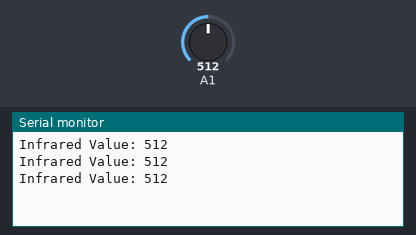
The sketch below on a simulated Arduino Uno, built for the host (arithmetic inside an expression is 32-bit, double 64-bit). Shown: the last lines printed to the serial monitor. Inputs (shaded band) come from the test bench; at power-on: A1 = 512.

Above: at 1.3 s.
1.4 s: A1 set to 716
At 1.9 s:
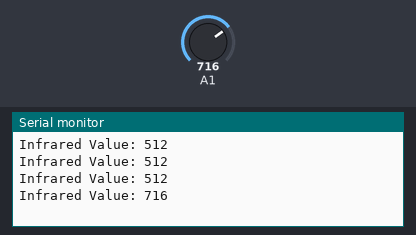
2.9 s: A1 set to 900
At 3.4 s:
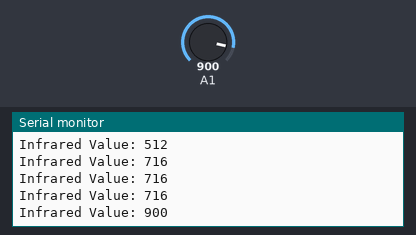
Timing chart, 0 to 5.9 s (numbered marks = the images above; inputs shaded):
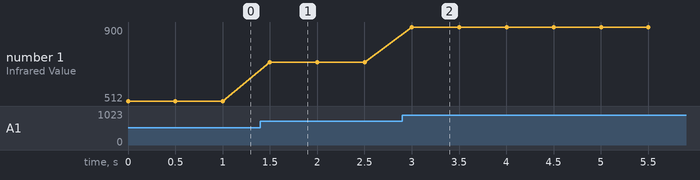

The sketch:

Infrared_Sensor.ino
```cpp
#include "Infrared_Sensor.h"

void setup() {
  Serial.begin(9600);
  setupInfrared();
}

void loop() {
 Serial.print("Infrared Value: ");
 Serial.println(getInfrared());
 delay(500);

}
```

Infrared_Sensor.cpp
```cpp
#include "Infrared_Sensor.h"
#include <Arduino.h>
#include <Wire.h>

#define IR_pin PA1    //Pin for the sensor
#define minSilver 0  //Replace value with the minimum for the Silver tile
#define maxSilver 0  //Replace value with the maximum for the Silver tile

void setupInfrared(){
    pinMode(IR_pin, INPUT);
}

int getInfrared(){
    int g = analogRead(IR_pin);
}

bool isSilver() {
  int val = getInfrared();
  if(val <= maxSilver && val >= minSilver ){
    return true;
  }else {
    return false;
  }
}
```

Infrared_Sensor.h
```cpp
#ifndef INFRARED_SENSOR_H
#define INFRARED_SENSOR_H

#include <Wire.h>
#include <Arduino.h>

    void setupInfrared();
    int getInfrared();
    bool isSilver();

#endif INFRARED_SENSOR
```

Measured:
- after the input at 1.4 s, the serial monitor: prints a new line after 0.10 s (image 1)
- after the input at 2.9 s, the serial monitor: prints a new line after 0.10 s (image 2)
- plotted number 1: 512 → 716 after the input at 1.4 s, 716 → 900 after the input at 2.9 s
